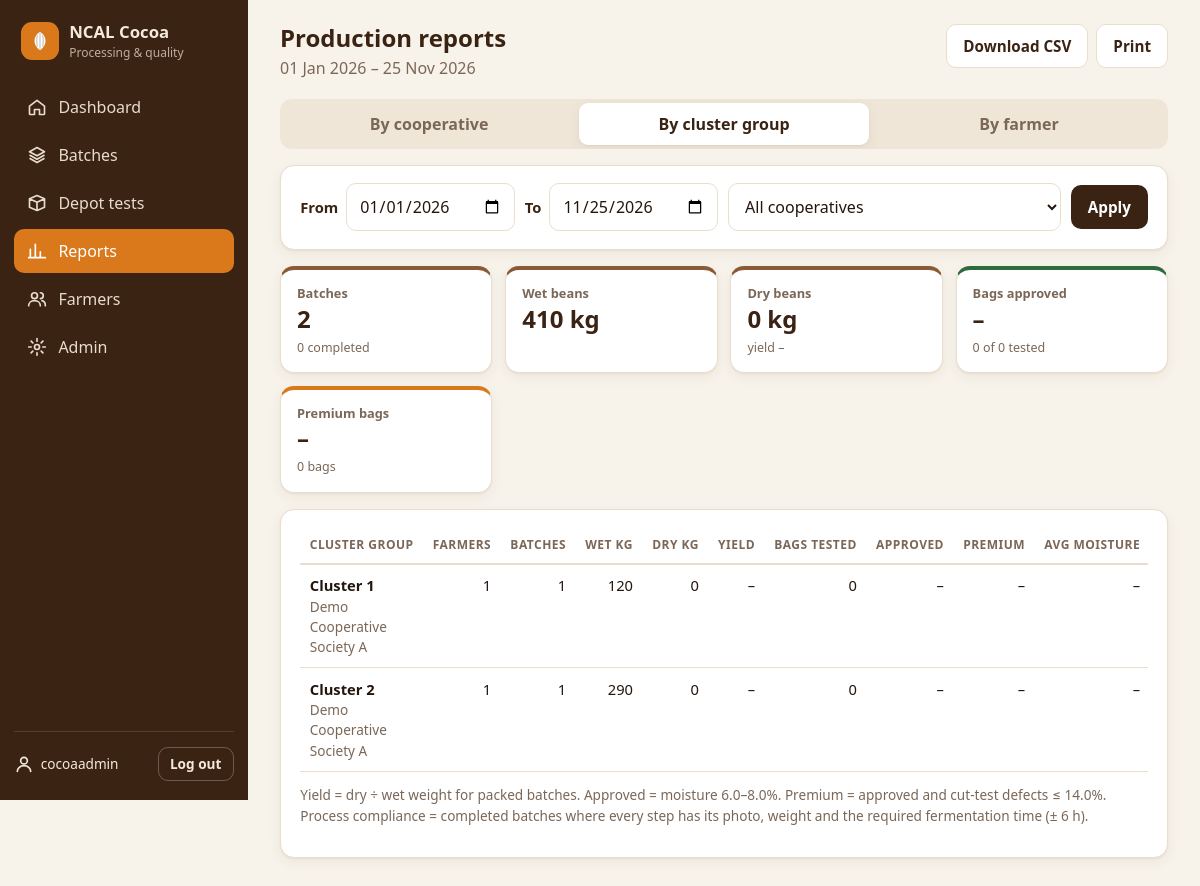
Screenshot of /reports/?scope=cluster&from=2026-01-01&to=2026-11-25&coop= (signed in) with the database file from the repository.
### core/models.py (models this page shows, shortened)
class Cluster(models.Model):
    cooperative = models.ForeignKey(Cooperative, on_delete=models.CASCADE, related_name="clusters")
    name = models.CharField(max_length=120)
    hamlet = models.CharField(max_length=120, blank=True)
    class Meta:
        ordering = ["cooperative__name", "name"]
        unique_together = [("cooperative", "name")]

class Cooperative(models.Model):
    name = models.CharField(max_length=150, unique=True)
    code = models.CharField(max_length=12, unique=True, help_text="Short code, e.g. WSC")
    district = models.CharField(max_length=100, blank=True)
    created_at = models.DateTimeField(auto_now_add=True)
    class Meta:
        ordering = ["name"]

### core/views.py (the view, shortened to what this page needs)
# urls.py: path("reports/", views.reports, name="reports"),
@staff_required
def reports(request):
    scope = request.GET.get("scope", "cooperative")
    if scope not in dict(rpt.SCOPES):
        scope = "cooperative"
    today = timezone.localdate()
    d_from = _parse_date(request.GET.get("from")) or today.replace(month=1, day=1)
    d_to = _parse_date(request.GET.get("to")) or today
    coop = request.GET.get("coop", "")
    qs = Batch.objects.filter(started_at__date__gte=d_from, started_at__date__lte=d_to)
    if coop:
        qs = qs.filter(farmer__cooperative_id=coop)
    rows = rpt.summarise(scope, qs)
    totals = rpt.totals(rows)
    params = request.GET.copy()
    params["format"] = "csv"
    return render(request, "core/reports.html", {
        "rows": rows, "totals": totals, "scope": scope, "scopes": rpt.SCOPES,
        "d_from": d_from, "d_to": d_to, "coop": coop, "coops": Cooperative.objects.all(),
        "csv_query": params.urlencode(), "nav": "reports",
    })

### core/context.py (called while the page is built)
def app_context(request):
    return {"COCOA": settings.COCOA, "APP_VERSION": settings.COCOA["APP_VERSION"]}

### core/reports.py (called while the page is built)
def _key(scope, b):
    f = b.farmer
    if scope == "farmer":
        return f.id, f"{f.member_number} – {f.full_name}", f.cooperative.name
    if scope == "cluster":
        if f.cluster_id:
            return f.cluster_id, f.cluster.name, f.cooperative.name
        return f"none-{f.cooperative_id}", "No cluster", f.cooperative.name
    return f.cooperative_id, f.cooperative.name, f.cooperative.district

def pct(a, b):
    return round(a * 100 / b, 1) if b else None

def totals(rows):
    t = {k: sum(r[k] for r in rows) for k in
         ("batches", "completed", "bags", "tested", "approved", "premium", "farmer_count")}
    t["wet"] = sum((r["wet"] for r in rows), Decimal(0))
    t["dry"] = sum((r["dry"] for r in rows), Decimal(0))
    wy = sum((r["wet_for_yield"] for r in rows), Decimal(0))
    t["yield_pct"] = pct(float(t["dry"]), float(wy))
    t["approval_pct"] = pct(t["approved"], t["tested"])
    t["premium_pct"] = pct(t["premium"], t["tested"])
    return t

### core/views.py (called while the page is built)
def _parse_date(v):
    try:
        return datetime.strptime(v, "%Y-%m-%d").date()
    except (TypeError, ValueError):
        return None

### templates/core/reports.html (shortened to what this page needs)
{% extends "base.html" %}
{% load humanize %}
{% block heading %}Production reports{% endblock %}
{% block subheading %}<p class="muted">{{ d_from|date:"d M Y" }} – {{ d_to|date:"d M Y" }}</p>{% endblock %}
{% block actions %}
  <a class="btn btn-ghost" href="?{{ csv_query }}">Download CSV</a>
  <button class="btn btn-ghost" onclick="window.print()">Print</button>
{% endblock %}
{% block content %}
<nav class="tabs no-print">
  {% for v, l in scopes %}
    <a class="{% if v == scope %}active{% endif %}" href="?scope={{ v }}&from={{ d_from|date:'Y-m-d' }}&to={{ d_to|date:'Y-m-d' }}&coop={{ coop }}">By {{ l|lower }}</a>
  {% endfor %}
</nav>
<form class="filters card no-print" method="get">
  <label class="field inline"><span>From</span><input type="date" name="from" value="{{ d_from|date:'Y-m-d' }}"></label>
  <label class="field inline"><span>To</span><input type="date" name="to" value="{{ d_to|date:'Y-m-d' }}"></label>
  <select name="coop">
    <option value="">All cooperatives</option>
  </select>
  <button class="btn btn-primary" type="submit">Apply</button>
</form>
<section class="kpis">
  <div class="kpi"><span>Batches</span><strong>{{ totals.batches }}</strong><small>{{ totals.completed }} completed</small></div>
  <div class="kpi"><span>Wet beans</span><strong>{{ totals.wet|floatformat:0|intcomma }} kg</strong></div>
  <div class="kpi"><span>Dry beans</span><strong>{{ totals.dry|floatformat:0|intcomma }} kg</strong><small>yield {{ totals.yield_pct|default_if_none:"–" }}{% if totals.yield_pct is not None %}%{% endif %}</small></div>
  <div class="kpi kpi-ok"><span>Bags approved</span><strong>{{ totals.approval_pct|default_if_none:"–" }}{% if totals.approval_pct is not None %}%{% endif %}</strong><small>{{ totals.approved }} of {{ totals.tested }} tested</small></div>
  <div class="kpi kpi-pod"><span>Premium bags</span><strong>{{ totals.premium_pct|default_if_none:"–" }}{% if totals.premium_pct is not None %}%{% endif %}</strong><small>{{ totals.premium }} bags</small></div>
</section>
<section class="card">
  <div class="table-wrap">
    <table class="table">
      <thead><tr>
        <th>{% for v, l in scopes %}{% if v == scope %}{{ l }}{% endif %}{% endfor %}</th>
        {% if scope != "farmer" %}<th class="num">Farmers</th>{% endif %}
        <th class="num">Batches</th><th class="num">Wet kg</th><th class="num">Dry kg</th><th class="num">Yield</th>
        <th class="num">Bags tested</th><th class="num">Approved</th><th class="num">Premium</th>
        <th class="num">Avg moisture</th><th class="num">Avg cut defects</th><th class="num">Process compliance</th>
      </tr></thead>
      <tbody>
        {% for r in rows %}
          <tr>
            <td><strong>{{ r.label }}</strong><div class="muted small">{{ r.sub|default:"" }}</div></td>
            {% if scope != "farmer" %}<td class="num">{{ r.farmer_count }}</td>{% endif %}
            <td class="num">{{ r.batches }}</td>
            <td class="num">{{ r.wet|floatformat:0|intcomma }}</td>
            <td class="num">{{ r.dry|floatformat:0|intcomma }}</td>
            <td class="num">{% if r.yield_pct is not None %}{{ r.yield_pct }}%{% else %}–{% endif %}</td>
            <td class="num">{{ r.tested }}</td>
            <td class="num">{% if r.approval_pct is not None %}{{ r.approval_pct }}%{% else %}–{% endif %}</td>
            <td class="num">{% if r.premium_pct is not None %}{{ r.premium_pct }}%{% else %}–{% endif %}</td>
            <td class="num">{% if r.avg_moisture is not None %}{{ r.avg_moisture }}%{% else %}–{% endif %}</td>
          </tr>
        {% empty %}
          <tr><td colspan="12" class="empty">No batches in this period.</td></tr>
        {% endfor %}
      </tbody>
    </table>
  </div>
  <p class="muted small">Yield = dry ÷ wet weight for packed batches. Approved = moisture {{ COCOA.MOISTURE_MIN }}–{{ COCOA.MOISTURE_MAX }}%. Premium = approved and cut-test defects ≤ {{ COCOA.CUT_TEST_PREMIUM_MAX }}%. Process compliance = completed batches where every step has its photo, weight and the required fermentation time (± {{ COCOA.FERMENT_TOLERANCE_HOURS }} h).</p>
</section>
{% endblock %}

### templates/base.html (shortened to what this page needs)
{% load static %}<!doctype html>
<html lang="en">
<head>
  <link rel="stylesheet" href="{% static 'css/app.css' %}">
</head>
<body class="{% block body_class %}staff{% endblock %}">
{% block layout %}
<div class="layout">
  <aside class="sidebar">
    <a class="brand" href="{% url 'dashboard' %}">
      <span class="brand-mark"><svg><use href="#i-pod"/></svg></span>
      <span><strong>{{ COCOA.ORG_SHORT }} Cocoa</strong><small>Processing &amp; quality</small></span>
    </a>
    <nav class="side-nav">
      {% if not user.is_staff %}
      <a href="{% url 'app_shell' %}"><svg><use href="#i-home"/></svg>Farmer app</a>
      {% else %}
      <a href="{% url 'dashboard' %}" class="{% if nav == 'dashboard' %}active{% endif %}"><svg><use href="#i-home"/></svg>Dashboard</a>
      <a href="{% url 'batch_list' %}" class="{% if nav == 'batches' %}active{% endif %}"><svg><use href="#i-layers"/></svg>Batches</a>
      <a href="{% url 'depot_home' %}" class="{% if nav == 'depot' %}active{% endif %}"><svg><use href="#i-box"/></svg>Depot tests</a>
      <a href="{% url 'reports' %}" class="{% if nav == 'reports' %}active{% endif %}"><svg><use href="#i-chart"/></svg>Reports</a>
      <a href="{% url 'farmer_list' %}" class="{% if nav == 'farmers' %}active{% endif %}"><svg><use href="#i-users"/></svg>Farmers</a>
      {% if user.is_superuser %}<a href="{% url 'admin:index' %}"><svg><use href="#i-cog"/></svg>Admin</a>{% endif %}
      {% endif %}
    </nav>
    <div class="side-foot">
      <div class="who"><svg><use href="#i-user"/></svg>{{ user.get_full_name|default:user.username }}</div>
      <form method="post" action="{% url 'logout' %}">{% csrf_token %}<button class="btn btn-ghost btn-sm" type="submit">Log out</button></form>
    </div>
  </aside>
  <main class="main">
    <header class="topbar">
      <div>
        <h1>{% block heading %}{% endblock %}</h1>
        {% block subheading %}{% endblock %}
      </div>
      <div class="topbar-actions">{% block actions %}{% endblock %}</div>
    </header>
    {% block content %}{% endblock %}
  </main>
</div>
{% endblock %}
</body>
</html>

### rows the page displays
Cluster: label "Cluster 1"
Cooperative: sub "Demo Cooperative Society A" "Demo Cooperative Society A"
Cluster: label "Cluster 2"

### other values shown
{{ COCOA.ORG_SHORT }} "NCAL"
{{ user.get_full_name|default:user.username }} "cocoaadmin"
{{ d_from|date:"d M Y" }} "01 Jan 2026"
{{ d_to|date:"d M Y" }} "25 Nov 2026"
{{ l|lower }} "cooperative" "cluster group" "farmer"
{{ totals.batches }} "2"
{{ totals.completed }} "0"
{{ totals.wet|floatformat:0|intcomma }} "410"
{{ totals.dry|floatformat:0|intcomma }} "0"
{{ totals.yield_pct|default_if_none:"–" }} "–"
{{ totals.approval_pct|default_if_none:"–" }} "–"
{{ totals.approved }} "0"
{{ totals.tested }} "0"
{{ totals.premium_pct|default_if_none:"–" }} "–"
{{ totals.premium }} "0"
